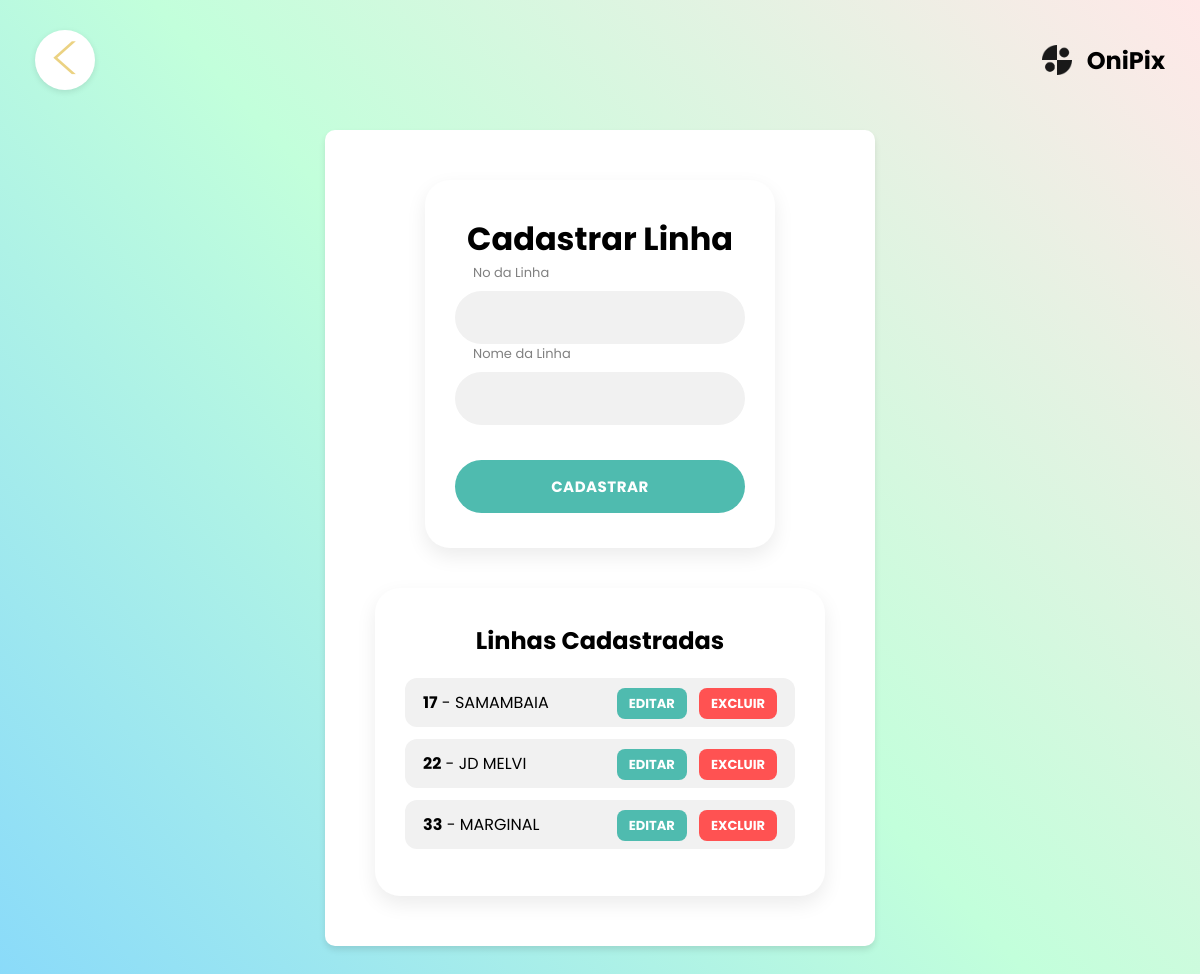
The page /empresa/add_linha/ on the database its author committed.
### app_empresa/models.py (models this page shows, shortened)
class Linha(models.Model):
  idLinha = models.IntegerField(primary_key=True)
  nomeLinha = models.CharField(max_length=100)

### app_empresa/views.py (the view)
# urls.py: path('add_linha/', views.add_linha, name='add_linha'),
def add_linha(request):
    if request.method == 'POST':
        form = LinhaForm(request.POST or None,request.FILES)
        if form.is_valid():
            linha = form.save(commit=False)
            linha.nomeLinha = linha.nomeLinha.upper()
            linha.save()
            messages.success(request, "Linha Cadastrada com Sucesso!")
            return redirect('add_linha')
    else:
        form = LinhaForm()
    linhas = Linha.objects.all().order_by('idLinha')
    context = {
        'form':form,
        'linhas':linhas,
        'previous_url': '/empresa/dashboard/',
        'next_url': '/add_motorista/'
    }
    return render(request, 'add_linha.html',context)

### app_empresa/forms.py (shortened to what this page needs)
class LinhaForm(forms.ModelForm):
  class Meta:
    model = Linha
    fields = ['idLinha','nomeLinha']
    widgets = {
            'idLinha': forms.NumberInput(attrs={'class': 'login-input'}),
            'nomeLinha': forms.TextInput(attrs={'class': 'login-input'}),
        }

### app_empresa/templates/add_linha.html (shortened to what this page needs)
{% extends 'base_page.html' %}
{% block content %}
<div class="container-flex">
    <div class="card-login">
        {% if form.instance.pk %}
        <h1 style="text-align: center;">Editar Linha</h1>
        {% else %}
        <h1 style="text-align: center;">Cadastrar Linha</h1>
        {% endif %}
        <form method="POST"
            action="{% if form.instance.pk %}{% url 'editar_linha' form.instance.pk %}{% else %}{% url 'add_linha' %}{% endif %}">
            <div class="form-group">
                <label for="idLinha">No da Linha</label>
                {{ form.idLinha }}
                <label for="nomeLinha">Nome da Linha</label>
                {{ form.nomeLinha }}
            </div>
            <button type="submit" class="btn-login">
                {% if form.instance.pk %}Atualizar{% else %}Cadastrar{% endif %}
            </button>
        </form>
    </div>
    <div class="card-lista">
        <h2 style="text-align: center;">Linhas Cadastradas</h2>
        <ul class="linha-lista">
            {% for linha in linhas %}
            <li class="linha-item">
                <span><strong>{{ linha.idLinha }}</strong> - {{ linha.nomeLinha }}</span>
                <div class="linha-actions">
                    <a href="{% url 'editar_linha' linha.idLinha %}" class="btn-editar">Editar</a>
                    <a href="{% url 'excluir_linha' linha.idLinha %}" class="btn-excluir"
                        onclick="return confirm('Tem certeza que deseja excluir esta linha?');">Excluir</a>
                </div>
            </li>
            {% empty %}
            <li>Nenhuma linha cadastrada.</li>
            {% endfor %}
        </ul>
    </div>
</div>
{% endblock %}

### app/static/style-pages.css (style rules this page uses)
* { margin: 0; padding: 0; box-sizing: border-box; }
:root { --spacing-xs: 5px; --spacing-sm: 10px; --spacing-md: 20px; --spacing-lg: 30px; --spacing-xl: 40px; --font-size-sm: 0.875rem; --font-size-md: 1rem; --font-size-lg: 1.25rem; --font-size-xl: 1.5rem; --font-size-xxl: 1.8rem; }
html, body { height: 100%; width: 100%; font-family: "Poppins", sans-serif; background: linear-gradient(48deg, rgba(137, 218, 250, 1) 0%, rgba(194, 255, 219, 1) 50%, rgba(255, 232, 232, 1) 100%); font-size: 16px; }

### app_empresa/templates/add_linha.html (style rules this page uses)
.container-flex { display: flex; gap: 40px; justify-content: center; align-items: flex-start; padding: 30px; flex-wrap: wrap; }
.card-login { background-color: #ffffff; padding: 35px 30px; border-radius: 25px; box-shadow: 0 8px 20px rgba(0, 0, 0, 0.08); width: 100%; max-width: 350px; box-sizing: border-box; }
.card-lista { background-color: #ffffff; padding: 35px 30px; border-radius: 25px; box-shadow: 0 8px 20px rgba(0, 0, 0, 0.08); width: 100%; max-width: 500px; box-sizing: border-box; }
.linha-lista { list-style: none; padding: 0; margin-top: 20px; }
.linha-item { display: flex; justify-content: space-between; align-items: center; padding: 12px 18px; margin-bottom: 12px; background-color: #f1f1f1; border-radius: 12px; }
.linha-actions a { margin-left: 8px; padding: 6px 12px; border-radius: 8px; text-decoration: none; font-size: 13px; font-weight: bold; text-transform: uppercase; }
.btn-editar { background-color: #4FBBAF; color: white; }
.btn-excluir { background-color: #ff5252; color: white; }
.card-login { background-color: #ffffff; padding: 35px 30px; border-radius: 25px; box-shadow: 0 8px 20px rgba(0, 0, 0, 0.08); width: 100%; max-width: 350px; box-sizing: border-box; margin: 0 auto; }
.form-group { margin-bottom: 20px; width: 100%; }
.form-group:last-of-type { margin-bottom: 25px; }
.form-group label { display: block; font-size: 13px; color: #808080; margin-bottom: 8px; padding-left: 18px; text-align: left; }
.login-input { width: 100%; padding: 15px 20px; border: none; border-radius: 50px; background-color: #f1f1f1; font-family: inherit; font-size: 15px; color: #333; text-align: left; box-sizing: border-box; line-height: normal; }
.login-input::placeholder { color: #505050; text-align: left; }
.btn-login { width: 100%; padding: 15px 20px; border: none; border-radius: 50px; background-color: #4FBBAF; color: white; font-family: inherit; font-size: 15px; font-weight: bold; text-transform: uppercase; letter-spacing: 0.5px; cursor: pointer; transition: background-color 0.2s ease-in-out; margin-top: 10px; }

### rows shown on the page
Linha: idLinha "17", nomeLinha "SAMAMBAIA"
Linha: idLinha "22", nomeLinha "JD MELVI"
Linha: idLinha "33", nomeLinha "MARGINAL"
